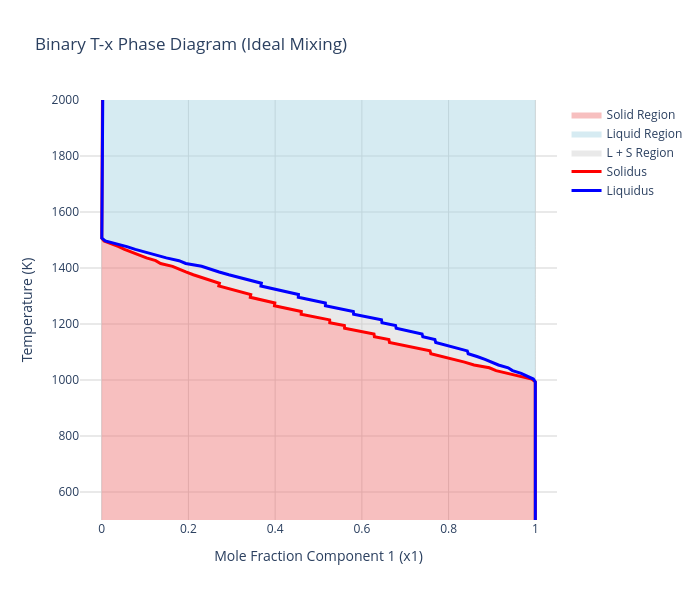

This figure's notebook cell:
### Code cell
import numpy as np
T_vals_np = T_vals.numpy()

# Ensure consistent left/right ordering of the extracted boundaries
x_left = np.minimum(x_liquidus, x_solidus)
x_right = np.maximum(x_liquidus, x_solidus)

fig = go.Figure()

# 1. Solid Region Polygon (from x=0 to x_left)
fig.add_trace(go.Scatter(
    x=np.concatenate([np.zeros_like(x_left), x_left[::-1]]),
    y=np.concatenate([T_vals_np, T_vals_np[::-1]]),
    fill='toself',
    fillcolor='rgba(240, 128, 128, 0.5)', # lightcoral with opacity
    line=dict(color='rgba(255,255,255,0)'),
    name='Solid Region'
))

# 2. Liquid Region Polygon (from x_right to x=1.0)
fig.add_trace(go.Scatter(
    x=np.concatenate([x_right, np.ones_like(x_right)]),
    y=np.concatenate([T_vals_np, T_vals_np[::-1]]),
    fill='toself',
    fillcolor='rgba(173, 216, 230, 0.5)', # lightblue with opacity
    line=dict(color='rgba(255,255,255,0)'),
    name='Liquid Region'
))

# 3. Two-Phase Region Polygon (between x_left and x_right)
fig.add_trace(go.Scatter(
    x=np.concatenate([x_left, x_right[::-1]]),
    y=np.concatenate([T_vals_np, T_vals_np[::-1]]),
    fill='toself',
    fillcolor='rgba(211, 211, 211, 0.5)', # lightgray with opacity
    line=dict(color='rgba(255,255,255,0)'),
    name='L + S Region'
))

# Overlay the bold boundary lines on top
fig.add_trace(go.Scatter(x=x_left, y=T_vals_np, mode='lines', name='Solidus', line=dict(color='red', width=3)))
fig.add_trace(go.Scatter(x=x_right, y=T_vals_np, mode='lines', name='Liquidus', line=dict(color='blue', width=3)))

fig.update_layout(
    title='Binary T-x Phase Diagram (Ideal Mixing)',
    xaxis_title='Mole Fraction Component 1 (x1)',
    yaxis_title='Temperature (K)',
    xaxis_range=[-0.05, 1.05],
    yaxis_range=[500, 2000],
    width=700,
    height=600,
    plot_bgcolor='white',
)
fig.update_xaxes(showgrid=True, gridwidth=1, gridcolor='LightGray', zeroline=False)
fig.update_yaxes(showgrid=True, gridwidth=1, gridcolor='LightGray', zeroline=False)

fig.show()

### Figure 1 — Plotly figure (JSON) as saved in the notebook; plotly's stock layout.template omitted (floating-point values rounded to 4 significant figures; data arrays with more than 128 entries replaced by an {"elided": "..."} marker saying what was removed)
{"data": [{"fill": "toself", "fillcolor": "rgba(240, 128, 128, 0.5)", "line": {"color": "rgba(255,255,255,0)"}, "name": "Solid Region", "type": "scatter", "x": {"elided": "300 float values"}, "y": {"elided": "300 float values"}}, {"fill": "toself", "fillcolor": "rgba(173, 216, 230, 0.5)", "line": {"color": "rgba(255,255,255,0)"}, "name": "Liquid Region", "type": "scatter", "x": {"elided": "300 float values"}, "y": {"elided": "300 float values"}}, {"fill": "toself", "fillcolor": "rgba(211, 211, 211, 0.5)", "line": {"color": "rgba(255,255,255,0)"}, "name": "L + S Region", "type": "scatter", "x": {"elided": "300 float values"}, "y": {"elided": "300 float values"}}, {"line": {"color": "red", "width": 3}, "mode": "lines", "name": "Solidus", "type": "scatter", "x": {"elided": "150 float values"}, "y": {"elided": "150 float values"}}, {"line": {"color": "blue", "width": 3}, "mode": "lines", "name": "Liquidus", "type": "scatter", "x": {"elided": "150 float values"}, "y": {"elided": "150 float values"}}], "layout": {"height": 600, "plot_bgcolor": "white", "title": {"text": "Binary T-x Phase Diagram (Ideal Mixing)"}, "width": 700, "xaxis": {"gridcolor": "LightGray", "gridwidth": 1, "range": [-0.05, 1.05], "showgrid": true, "title": {"text": "Mole Fraction Component 1 (x1)"}, "zeroline": false}, "yaxis": {"gridcolor": "LightGray", "gridwidth": 1, "range": [500, 2000], "showgrid": true, "title": {"text": "Temperature (K)"}, "zeroline": false}}}
